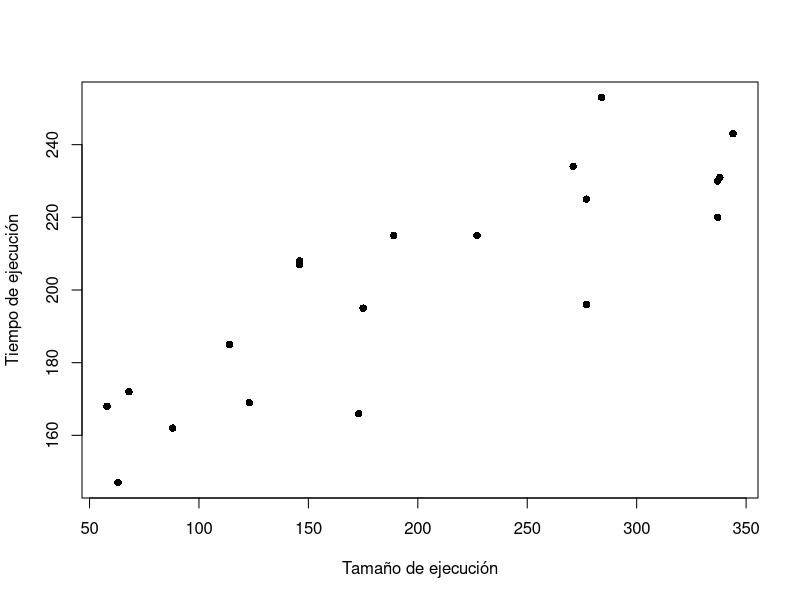
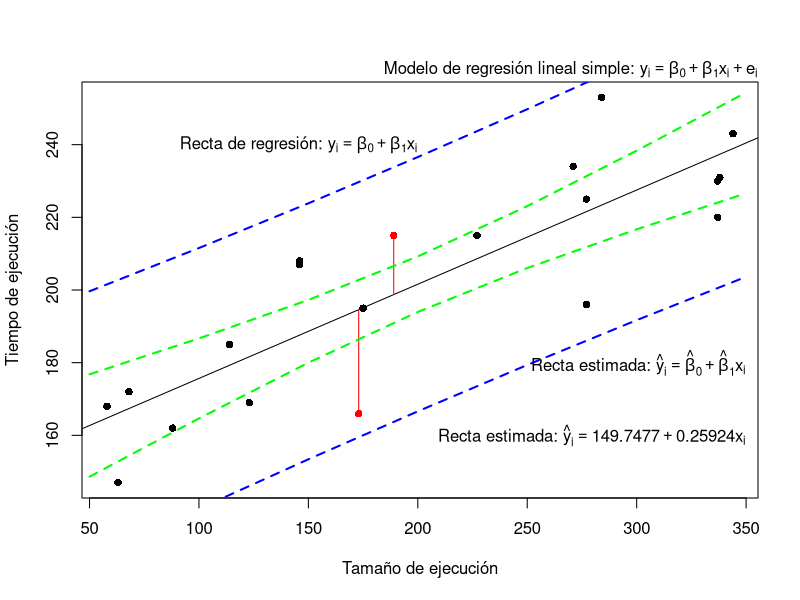
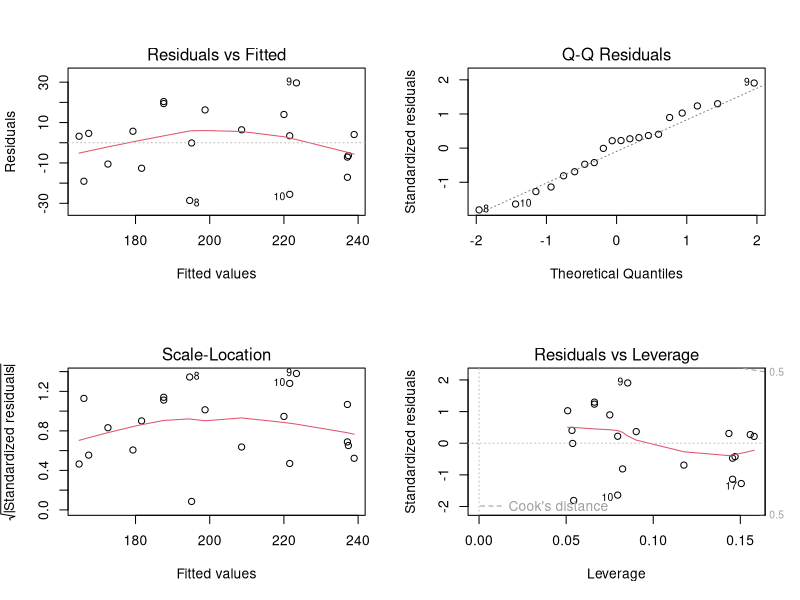

R code for these plots, in order:
# Ejemplo 1. Regresión Lineal Simple

# Primero hay que establecer el directorio de trabajo y este deberá contener 
# el archivo de datos production.txt

# Leemos nuestros datos con la función read.table

production <- read.table("production.txt", header = TRUE)

# Los datos que importamos a R se encuentran como data frame con nombre 
# production. Aplicamos la función attach al data frame production para
# poder manipular las columnas mediante sus nombres

attach(production)

# Hacemos el gráfico de dispersión

plot(RunSize, RunTime, xlab = "Tamaño de ejecución", 
     ylab = "Tiempo de ejecución", pch = 16)

# Ajustamos un modelo de regresión lineal simple con la función lm, en donde
# la variable de respuesta es RunTime y la variable predictora es RunSize. 
# Guardamos nuestro modelo ajustado con el nombre de m1

m1 <- lm(RunTime~RunSize)

# Obtenemos un resumen de nuestro modelo ajustado mediante la función `summary`

summary(m1)

# Graficamos nuestros datos nuevamente, pero ahora con la recta de regresión
# ajustada

plot(RunSize, RunTime, xlab = "Tamaño de ejecución", 
     ylab = "Tiempo de ejecución", pch = 16)
abline(lsfit(RunSize, RunTime)) # Trazamos la recta de regresión estimada
mtext(expression(paste('Modelo de regresión lineal simple:',
                       ' ',
                       y[i] == beta[0] + beta[1]*x[i] + e[i])),
      side = 3, adj=1, font = 2)

# Recta de regresión poblacional

text(x = 200, y = 240, expression(paste('Recta de regresión:',
                                        ' ',
                                        y[i] == beta[0] + beta[1]*x[i])),
     adj = 1, font = 2)


# Recta de regresión estimada

text(x = 350, y = 180, expression(paste('Recta estimada:',
                                        ' ',
                                        hat(y)[i] == hat(beta)[0] + hat(beta)[1]*x[i])),
     adj = 1, font = 2)

# Recta de regresión estimada

text(x = 350, y = 160, expression(paste('Recta estimada:',
                                        ' ',
                                        hat(y)[i] == 149.74770 + 0.25924*x[i])),
     adj = 1, font = 2)

# Residuales

points(189, 215, pch=16, col = "red") # Punto muestral
149.74770 + 0.25924 * 189 # Valor y sobre la recta estimada
lines(c(189, 189), c(198.7441, 215), col = "red")

points(173, 166, pch=16, col = "red") # Punto muestral
149.74770 + 0.25924 * 173 # Valor y sobre la recta estimada
lines(c(173, 173), c(166, 194.5962), col = "red")

# Acontinuación encontramos el cuantil de orden 0.975 de la distribución
# t de Student con 18 (n - 2) grados de libertad. En total tenemos n = 20 
# observaciones en nuestro conjunto de datos. Estamos encontrando el valor 
# que satisface P(T > tval) = 0.025

tval <- qt(1-0.05/2, 18)
tval

# Comprobamos

pt(tval, df = 18)

# Encontramos intervalos de confianza del 95% para el intercepto y la pendiente
# del modelo de regresión lineal simple

round(confint(m1, level = 0.95), 3)

# Ahora encontramos intervalos de confianza del 95% para la recta de regresión
# poblacional en algunos valores de X (RunSize)

RunSize0 <- c(50,100,150,200,250,300,350)
# Algunos posibles valores de RunSize

(conf <- predict(m1, newdata = 
                   data.frame(RunSize = RunSize0), 
                 interval = "confidence", level = 0.95))

# Podemos visualizar gráficamente estos intervalos de confianza

lines(RunSize0, conf[, 2], lty = 2, lwd = 2, col = "green")
# límites inferiores
lines(RunSize0, conf[, 3], lty = 2, lwd = 2, col = "green")
# límites superiores

# También podemos encontrar intervalos de predicción del 95% para el valor
# real de la variable de respuesta Y (RunTime) en algunos valores de X (RunSize)

(pred <- predict(m1, newdata = 
                   data.frame(RunSize = RunSize0), 
                 interval = "prediction", level = 0.95))

# Podemos visualizar gráficamente estos intervalos de predicción

lines(RunSize0, pred[, 2], lty = 2, lwd = 2, col = "blue") # límites inferiores
lines(RunSize0, pred[, 3], lty = 2, lwd = 2, col = "blue") # límites superiores


# Note como los intervalos de confianza están contenidos dentro de los
# intervalos de predicción correspondientes

# También es posible llevar a cabo un análisis de varianza para decidir si 
# existe asociación lineal entre RunSize y RunTime

anova(m1)

# Gráfico de diagnóstico de R

# Cuando usamos un modelo de regresión, hacemos una serie de suposiciones. 
# Entonces debemos hacer diagnósticos de regresión para verificar las
# supocisiones.

par(mfrow = c(2, 2))
plot(m1)
dev.off()

# Inspirado en:

# [S.J. Sheather, A Modern Approach to Regression with R,
# DOI: 10.1007/978-0-387-09608-7_2, © Springer Science + 
# Business Media LLC 2009](https://gattonweb.uky.edu/sheather/book/index.php)



